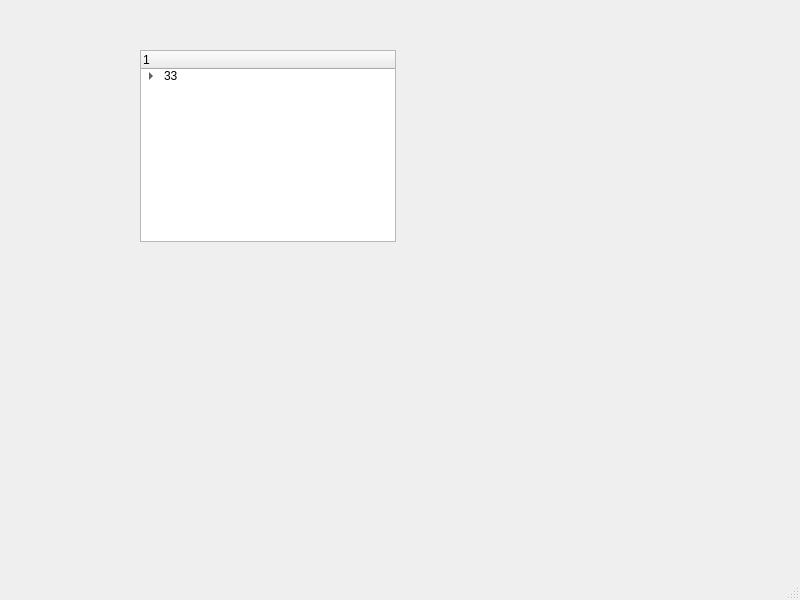
<?xml version="1.0" encoding="UTF-8"?>
<ui version="4.0">
 <class>MainWindow</class>
 <widget class="QMainWindow" name="MainWindow">
  <property name="geometry">
   <rect>
    <x>0</x>
    <y>0</y>
    <width>800</width>
    <height>600</height>
   </rect>
  </property>
  <property name="windowTitle">
   <string>MainWindow</string>
  </property>
  <widget class="QWidget" name="centralwidget">
   <widget class="QTreeWidget" name="treeWidget">
    <property name="geometry">
     <rect>
      <x>140</x>
      <y>50</y>
      <width>256</width>
      <height>192</height>
     </rect>
    </property>
    <column>
     <property name="text">
      <string>1</string>
     </property>
    </column>
    <item>
     <property name="text">
      <string>33</string>
     </property>
     <item>
      <property name="text">
       <string>222</string>
      </property>
     </item>
     <item>
      <property name="text">
       <string>新建项目</string>
      </property>
      <item>
       <property name="text">
        <string>新建子项目</string>
       </property>
      </item>
     </item>
    </item>
   </widget>
  </widget>
  <widget class="QMenuBar" name="menubar">
   <property name="geometry">
    <rect>
     <x>0</x>
     <y>0</y>
     <width>800</width>
     <height>24</height>
    </rect>
   </property>
  </widget>
  <widget class="QStatusBar" name="statusbar"/>
 </widget>
 <resources/>
 <connections/>
</ui>
